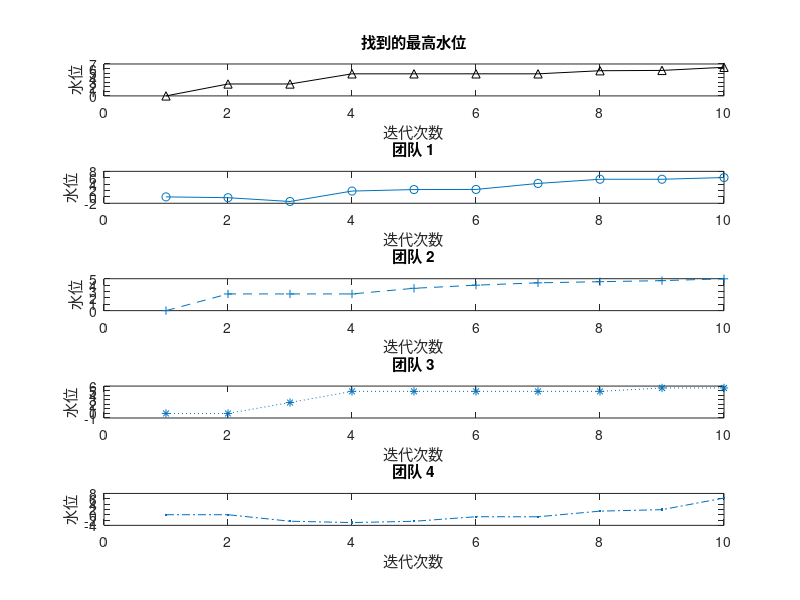
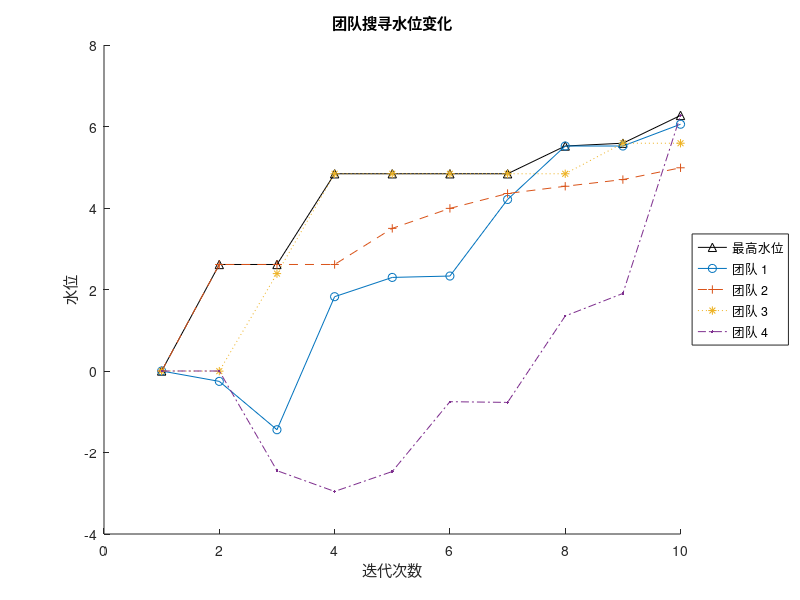

MATLAB code to generate these figures, in order:
clc; clear all; close all;

% 初始化
num_iterations = 10;  % 迭代次数
num_teams = 4;  % 团队数
pset = zeros(num_iterations, num_teams, 2);  % 粒子集
pset(1, :, :) = [3 -3; 3 3; -3 3; -3 -3];  % 初始位置
water_level = zeros(num_iterations, num_teams);  % 水位

% 计算初始水位
for i = 1:num_teams
    water_level(1, i) = peaks(pset(1, i, 1), pset(1, i, 2));
end

% 初始个体最优和全局最优
pbest = squeeze(pset(1, :, :));
gbest_idx = find(water_level(1, :) == max(water_level(1, :)), 1);
gbest = pbest(gbest_idx, :);

c1 = 0.5;  % 参数c1
c2 = 0.7;  % 参数c2

% 迭代
for t = 2:num_iterations
    for n = 1:num_teams
        % 更新位置
        for v = 1:2
            r1 = rand();  % 随机数r1
            r2 = rand();  % 随机数r2
            pset(t, n, v) = pset(t-1, n, v) + c1 * r1 * (pbest(n, v) - pset(t-1, n, v)) + c2 * r2 * (gbest(v) - pset(t-1, n, v));
        end
        % 计算水位
        water_level(t, n) = peaks(pset(t, n, 1), pset(t, n, 2));
        % 更新个体最优
        if water_level(t, n) > max(water_level(1 : t-1, n))
            pbest(n, :) = squeeze(pset(t, n, :));
        end
    end
    % 更新全局最优
    [a, b] = find(water_level(1 : t, :) == max(max(water_level(1 : t, :))), 1);
    gbest = squeeze(pset(a, b, :));
end

% 线条和标记样式
line_styles = {'-', '--', ':', '-.'};
marker_styles = {'o', '+', '*', '.'};

% 绘图
figure; % 5个子图
subplot(num_teams+1, 1, 1);
plot(max(water_level, [], 2), 'k-^');
title('找到的最高水位');
xlabel('迭代次数');
ylabel('水位');
for i = 1:num_teams
    subplot(num_teams+1, 1, i+1);
    plot(water_level(:, i), line_styles{i}, 'Marker', marker_styles{i});
    title(['团队 ', num2str(i)]);
    xlabel('迭代次数');
    ylabel('水位');
end

figure; % 合成图
hold on;
plot(max(water_level, [], 2), 'k-^', 'DisplayName','最高水位');
for i = 1:num_teams
    plot(water_level(:, i), line_styles{i}, 'Marker', marker_styles{i}, 'DisplayName',['团队 ', num2str(i)]);
end
title('团队搜寻水位变化');
xlabel('迭代次数');
ylabel('水位');
legend('Location','eastoutside'); % 显示图例，并放到图形的外右边
hold off;
